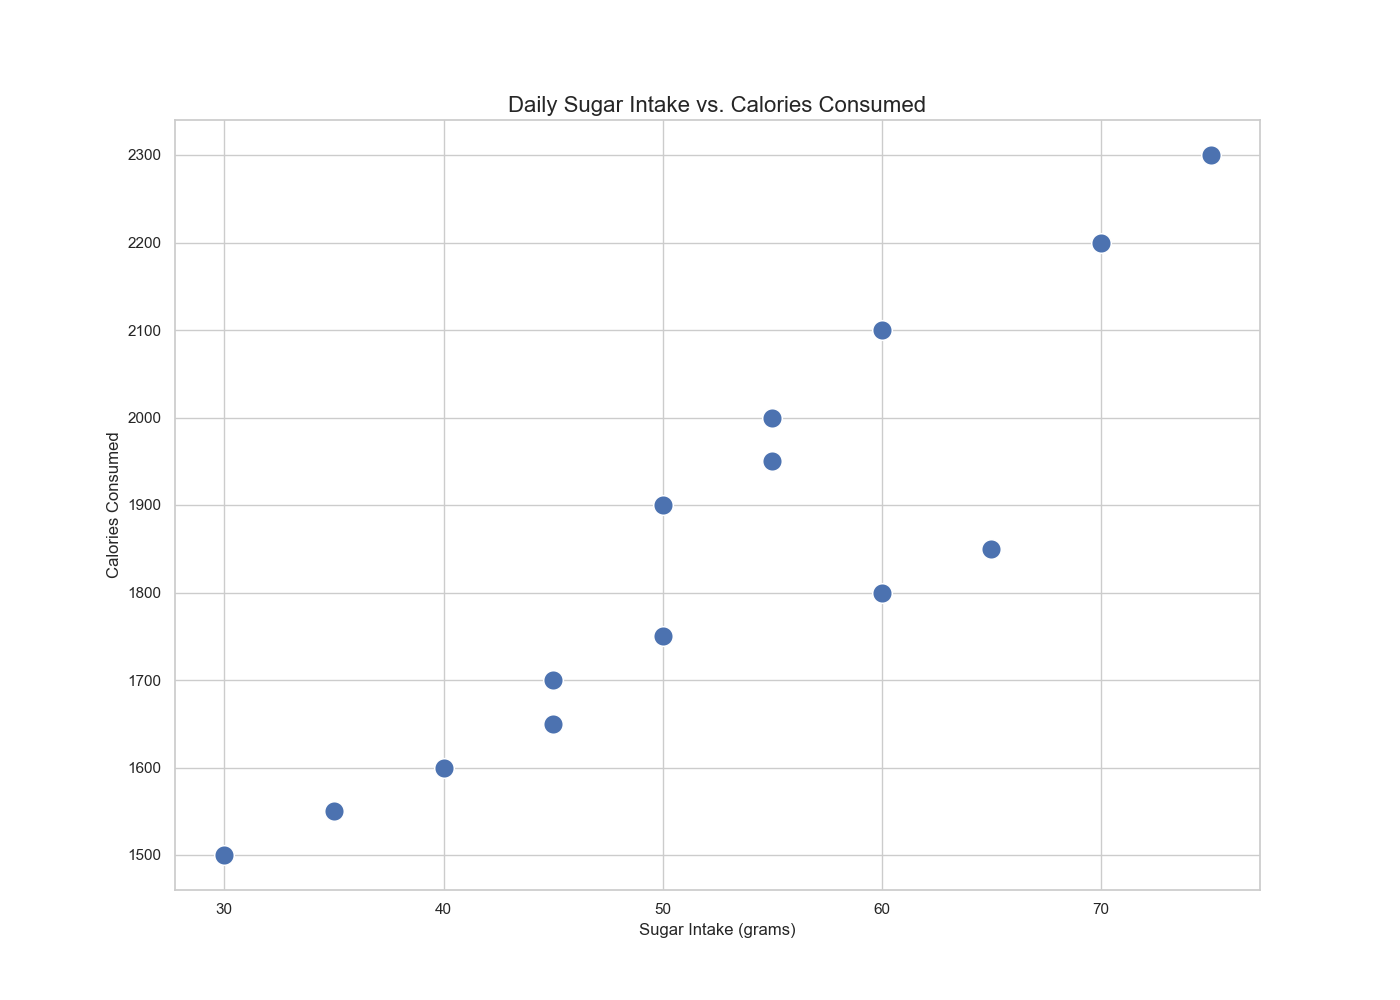

Write Python code to recreate this figure.

import pandas as pd
import seaborn as sns
import matplotlib.pyplot as plt

# Generate the data points
data = {
    'Day': ['Monday', 'Tuesday', 'Wednesday', 'Thursday', 'Friday', 'Saturday', 'Sunday',
            'Monday', 'Tuesday', 'Wednesday', 'Thursday', 'Friday', 'Saturday', 'Sunday'],
    'Sugar Intake (grams)': [30, 45, 60, 40, 55, 70, 50, 35, 50, 65, 45, 60, 75, 55],
    'Calories Consumed': [1500, 1700, 1800, 1600, 2000, 2200, 1900, 1550, 1750, 1850, 1650, 2100, 2300, 1950]
}

# Create a DataFrame
df = pd.DataFrame(data)

# Initialize a seaborn scatterplot
plt.figure(figsize=(14, 10))
scatter = sns.scatterplot(
    x='Sugar Intake (grams)',
    y='Calories Consumed',
    data=df,
    palette=['#FF6347', '#FFA07A', '#8B0000', '#FFD700', '#DAA520', '#FF4500', '#2E8B57',
             '#8FBC8F', '#3CB371', '#20B2AA', '#4682B4', '#5F9EA0', '#6A5ACD', '#7B68EE'],
    s=200  # Define the size of the points
)

# Set the title
scatter.set_title('Daily Sugar Intake vs. Calories Consumed', fontsize=16)

# Show the plot
plt.show()
